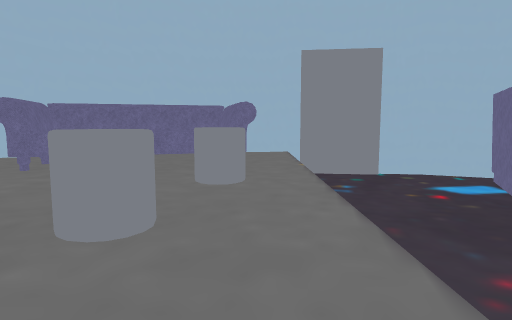
view 1 (above)

16 first-person views from a walk through a 3-D level made in the Unity game engine. The camera is 0.57 m above the floor, tilts 6° down and sees 75° across. The floor is counted in squares, 1 m on a side. Each view is taken from the middle of a square. On the plan, view 1 faces up. The plan holds only what a view shows up to about 9 squares ahead; the rest is blank. The player is left out. Some surface patterns are stand-ins.

view 2
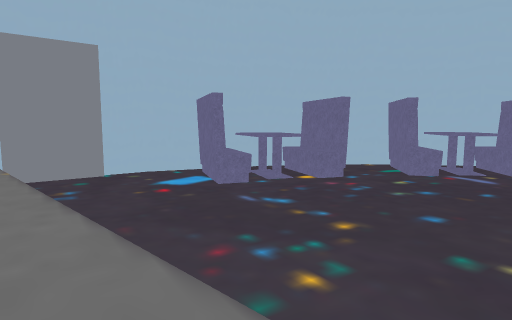

view 3
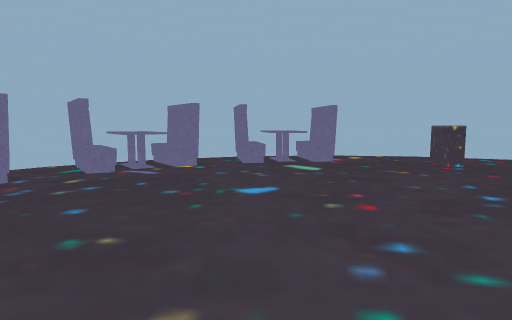

view 4
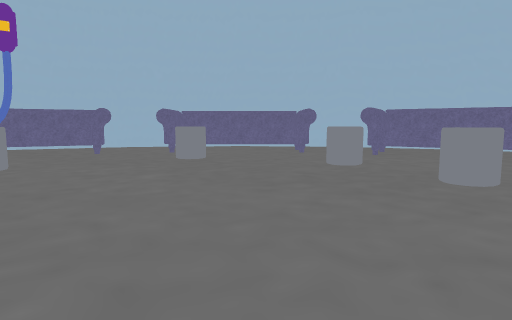

view 5
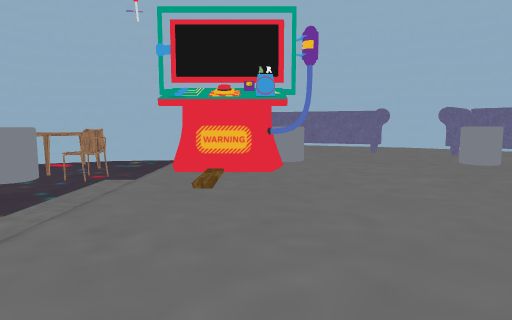

view 6
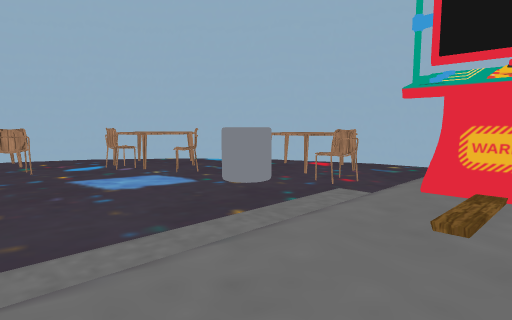

view 7
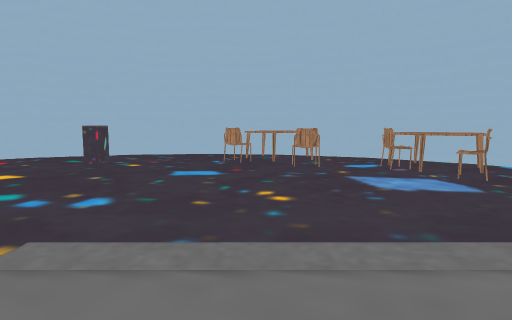

view 8
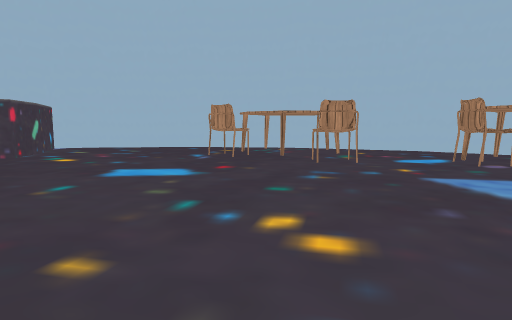

view 9
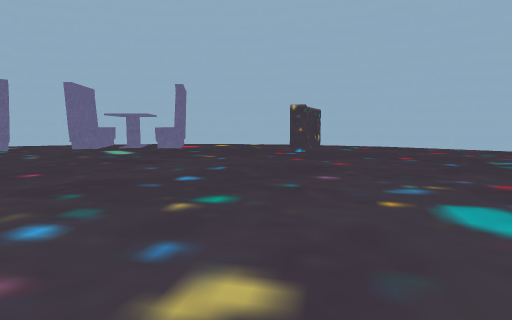

view 10
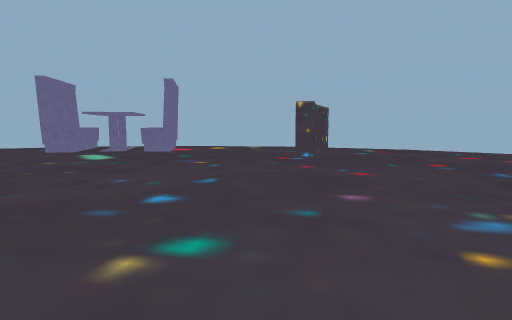

view 11
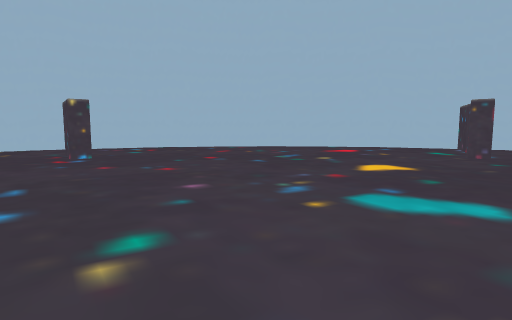

view 12
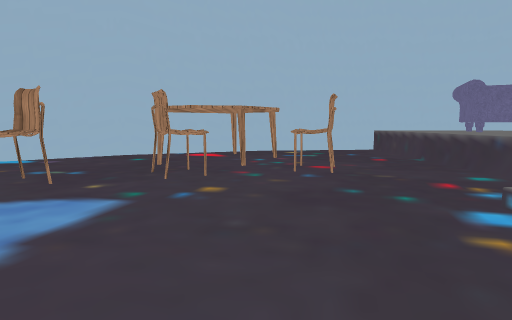

view 13
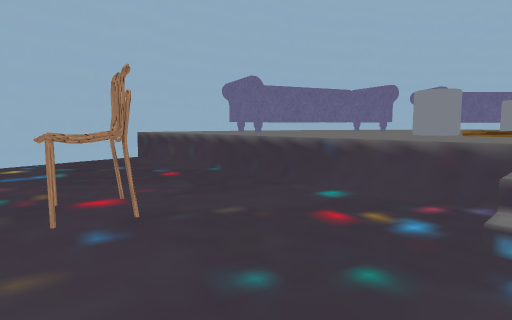

view 14
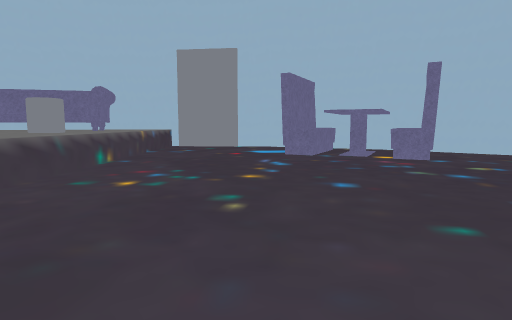

view 15
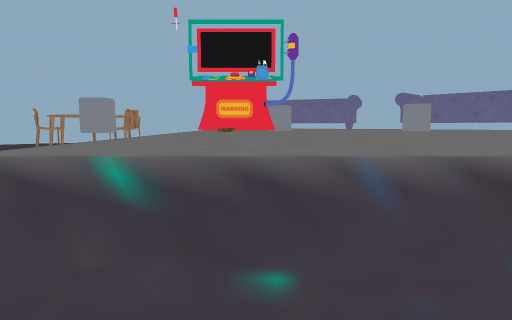

view 16
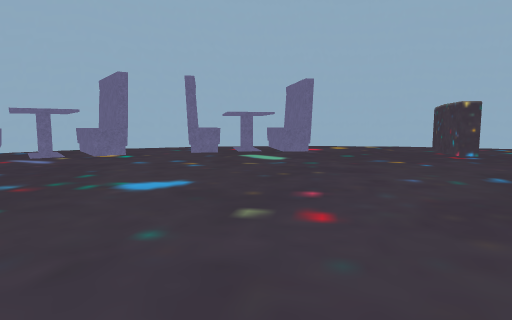

### Floor plan
Key: @ floor where view 1 was taken; # wall or solid block; . main floor; : floor 0.45 m higher than the main floor; / step, stairs or slope; = window, fence, low wall or low ledge; ^ raised ledge; S sofa; M machine; C chair; T table.
Columns run from 10 left of view 1 to 11 right of it. Each row starts with its distance up from view 1.
  7         ########
  6      ### SS...S###
  5    ### SSSS...SSS##
  4   ##SSSS:::...SSS.##
  3   #SSS::::=.......S##
  2  ##SS::=:^:......SSS#
  1  #SS:^:::::.......SS##
  0 ##SS::::::@..........#
 -1 #SS::::::::........SS#
 -2 #SS::#M::::........SS#
 -3 #:::::M::::........SS#
 -4 #...../////..........#
 -5 #...C..#.............#
 -6 #.TT...............###
 -7 ##TTC...............#
 -8  #T..C..............#
 -9  ## TC..............#
-10    #TTC.C..........##
-11    ##T..CCC..#....##
-12     ##..TT...##.###
-13      ###TT....###
-14        ########

Where each view was taken, in squares from view 1:
view 1: 0 up, 0 right, facing up
view 2: 0 up, 0 right, facing up-right
view 3: 1 down, 0 right, facing right
view 4: 2 down, 0 right, facing up-left
view 5: 2 down, 0 right, facing left
view 6: 2 down, 1 left, facing down-left
view 7: 2 down, 1 left, facing down
view 8: 5 down, 1 left, facing down
view 9: 5 down, 1 right, facing right
view 10: 5 down, 2 right, facing right
view 11: 4 down, 2 right, facing down-right
view 12: 6 down, 2 left, facing left
view 13: 6 down, 4 left, facing up-left
view 14: 2 down, 3 right, facing up
view 15: 2 down, 2 right, facing left
view 16: 2 down, 2 right, facing right
